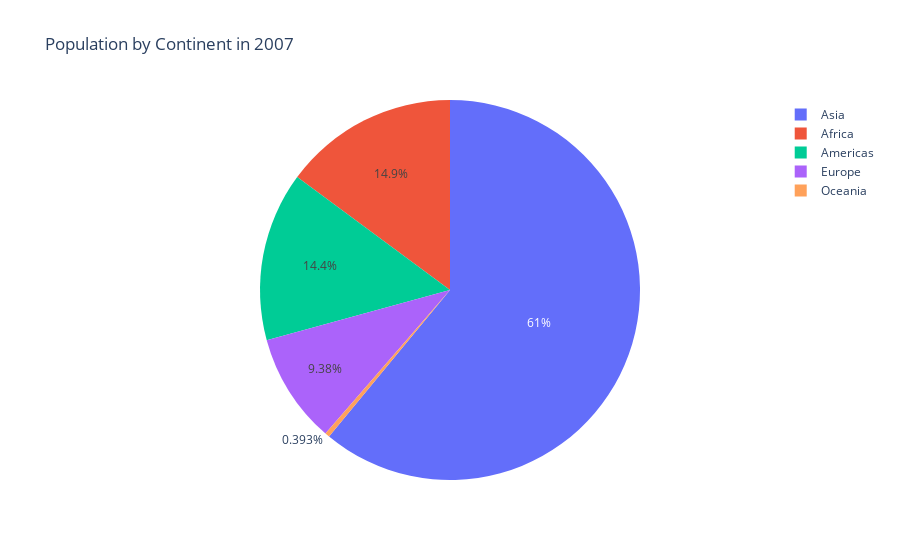

Notebook cell for this chart:
### Markdown cell above
### Pie Plots

Pie plots are circular charts that display the proportion of each category in a dataset. To create a pie plot with Plotly Express, use the `px.pie()` function.

Example:
```python
import plotly.express as px

data = px.data.gapminder().query("year == 2007")
fig = px.pie(data, values='pop', names='continent', title='Population by Continent in 2007')

fig.show()

### Code cell
import plotly.express as px

data = px.data.gapminder().query("year == 2007")
fig = px.pie(data, values='pop', names='continent', title='Population by Continent in 2007')

fig.show()

### Figure 1 — Plotly figure (JSON) as saved in the notebook; plotly's stock layout.template omitted (floating-point values rounded to 4 significant figures; data arrays with more than 128 entries replaced by an {"elided": "..."} marker saying what was removed)
{"data": [{"domain": {"x": [0, 1], "y": [0, 1]}, "hovertemplate": "continent=%{label}<br>pop=%{value}<extra></extra>", "labels": {"elided": "142 str values"}, "legendgroup": "", "name": "", "showlegend": true, "type": "pie", "values": {"elided": "142 int values"}}], "layout": {"legend": {"tracegroupgap": 0}, "title": {"text": "Population by Continent in 2007"}}}
